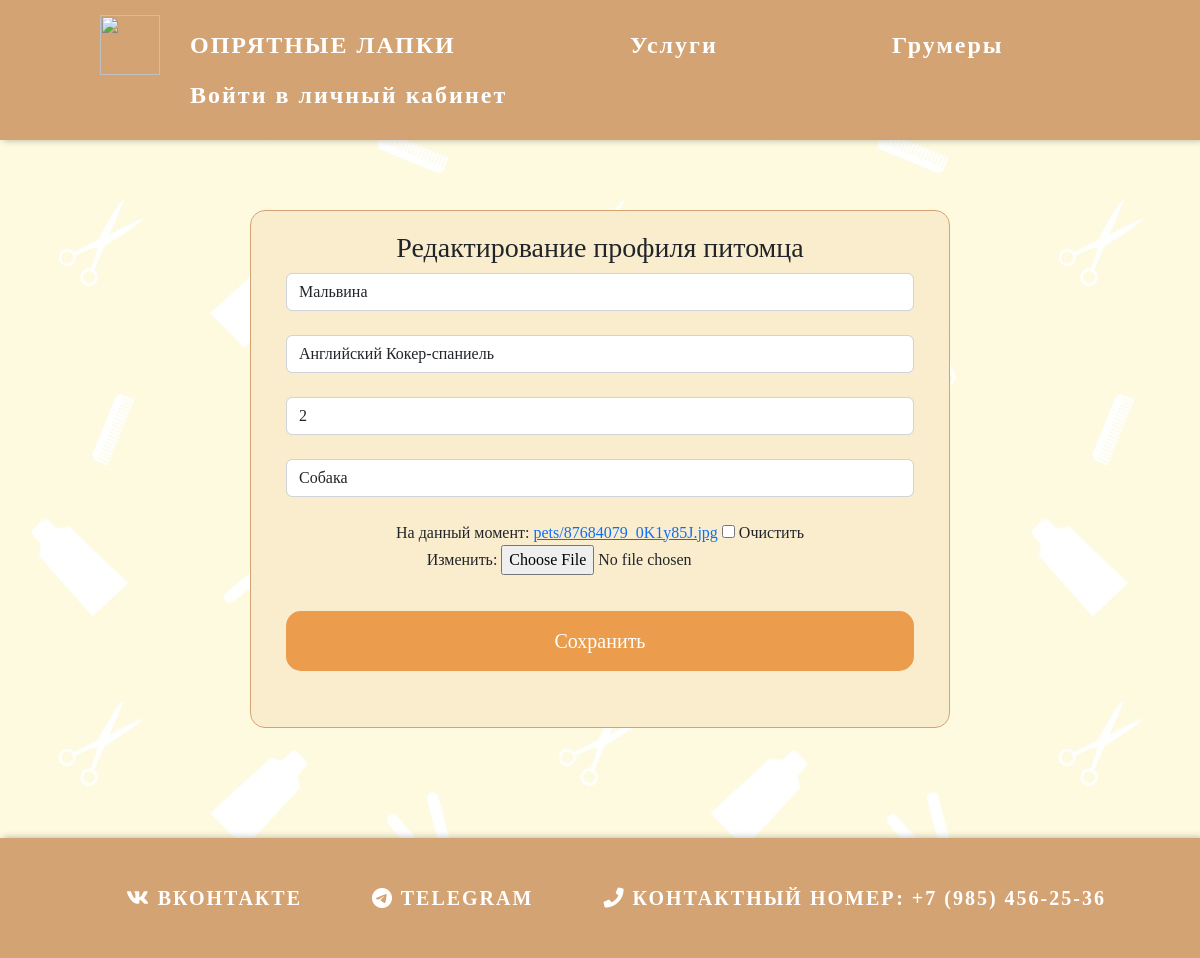
Page /change-pet-inf/7 on the committed database.
### Salon/models.py (models this page shows, shortened)
class Pet(models.Model):
    name = models.CharField(max_length=50)
    race = models.ForeignKey(Race, on_delete=models.CASCADE)
    age = models.PositiveIntegerField()
    type = models.ForeignKey(TypeAnimal, on_delete=models.CASCADE)
    photo = models.ImageField(default="", blank=True, upload_to="pets")
    class Meta:
        verbose_name = "Питомец"
        verbose_name_plural = "Питомцы"

class TypeAnimal(models.Model):
    type = models.CharField(max_length=15, default="Собака")
    def __str__(self):
        return self.type
    class Meta:
        verbose_name = "Тип"
        verbose_name_plural = "Типы"

### Salon/views.py (the view)
# urls.py: path('change-pet-inf/<int:pet_id>', views.change_pet_inf, name="change-pet-inf"),
def change_pet_inf(request, pet_id):
    pet = Pet.objects.get(id=pet_id)
    if request.method == 'POST':
        form = PetChangeInf(request.POST, request.FILES, instance=pet)
        if form.is_valid():
            form.save()
            return redirect('lk')
    else:
        form = PetChangeInf(instance=pet)
    return render(request, 'Salon/Change-pet-inf.html', {'form': form})

### Salon/forms.py
class PetChangeInf(ModelForm):
    class Meta:
        model = Pet
        fields = ('name', 'race', 'age', 'type', 'photo')
        widgets = {
            "name": TextInput(attrs={
                'class': 'form-control',
                'placeholder': 'Кличка'
            }),
            "race": Select(attrs={
                'class': 'form-control',
                'placeholder': 'Порода'
            }),
            "age": TextInput(attrs={
                'class': 'form-control',
                'placeholder': 'Возраст (полных лет)'
            }),
            "type": Select(attrs={
                'class': 'form-control',
                'placeholder': 'Тип',
            }),
        }

### Salon/models.py (called while the page is built)
    def __str__(self):
        return self.name_race

### Salon/templates/Salon/Change-pet-inf.html (shortened to what this page needs)
{% extends 'Salon/Layout.html' %}
{% load static %}
{% block content %}
<div class="reg-pet">
<h3>Редактирование профиля питомца</h3>
<form class="form_add" enctype="multipart/form-data" method="post">
    {{ form.name }}<br>
    {{ form.race }}<br>
    {{ form.age }}<br>
    {{ form.type }}<br>
    {{ form.photo }}<br>
    <button class="btn-reg_log" type="submit">Сохранить</button>
</form>
</div>
{% endblock %}

### Salon/static/Salon/css/main.css (style rules this page uses)
body { background-color: #FEFAE0; padding:0px; margin:0px; min-height: 100%; display: grid; grid-template-rows: auto 1fr auto; }
body { font-size: 16px; font-family: cursive; text-align: center; background-color: $baby-blue; }

### Salon/static/Salon/css/lk.css (style rules this page uses)
body { background-color: #FEFAE0; padding:0px; margin:0px; }
.btn-reg_log { background:#eb9c4d; color:#e4c1c7; border: none; border-radius: 15px; padding: 15px; font-family: cursive; margin: 20px 0; font-size: 20px; width:100%; }
.btn-reg_log { color: white; }
.reg-pet { padding: 20px 35px; border-radius: 15px; margin: 100 auto; background-color: #FAEDCD; border: 1px solid #D4A373; width: 700px; font-family: cursive; text-align:center; }

### rows in the picture
Pet: name "Мальвина", race "Английский Кокер-спаниель", age "2"
TypeAnimal: type "Собака"
